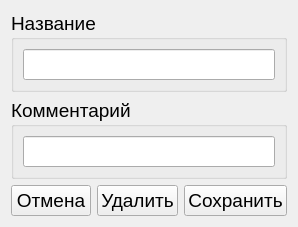
<?xml version="1.0" encoding="UTF-8"?>
<ui version="4.0">
 <class>InsuranceForm</class>
 <widget class="QWidget" name="InsuranceForm">
  <property name="geometry">
   <rect>
    <x>0</x>
    <y>0</y>
    <width>295</width>
    <height>218</height>
   </rect>
  </property>
  <property name="font">
   <font>
    <pointsize>14</pointsize>
   </font>
  </property>
  <property name="windowTitle">
   <string>Страховая компания</string>
  </property>
  <layout class="QGridLayout" name="gridLayout_3">
   <item row="0" column="0" colspan="3">
    <widget class="QGroupBox" name="groupBox">
     <property name="title">
      <string>Название</string>
     </property>
     <layout class="QGridLayout" name="gridLayout">
      <item row="0" column="0">
       <widget class="QLineEdit" name="name_e"/>
      </item>
     </layout>
    </widget>
   </item>
   <item row="1" column="0" colspan="3">
    <widget class="QGroupBox" name="groupBox_2">
     <property name="title">
      <string>Комментарий</string>
     </property>
     <layout class="QGridLayout" name="gridLayout_2">
      <item row="0" column="0">
       <widget class="QLineEdit" name="comment_e"/>
      </item>
     </layout>
    </widget>
   </item>
   <item row="2" column="0">
    <widget class="QPushButton" name="cancel_b">
     <property name="text">
      <string>Отмена</string>
     </property>
    </widget>
   </item>
   <item row="2" column="1">
    <widget class="QPushButton" name="del_b">
     <property name="text">
      <string>Удалить</string>
     </property>
    </widget>
   </item>
   <item row="2" column="2">
    <widget class="QPushButton" name="save_b">
     <property name="text">
      <string>Сохранить</string>
     </property>
    </widget>
   </item>
  </layout>
 </widget>
 <resources/>
 <connections/>
</ui>
